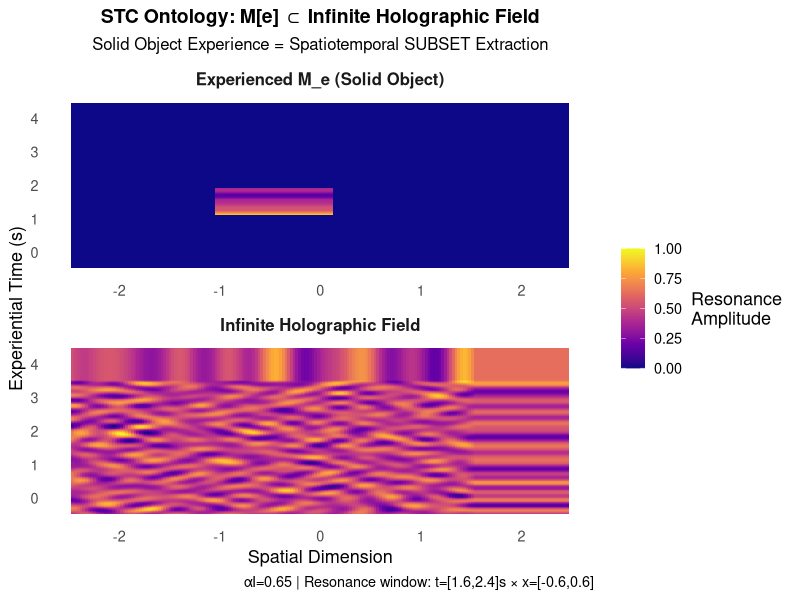
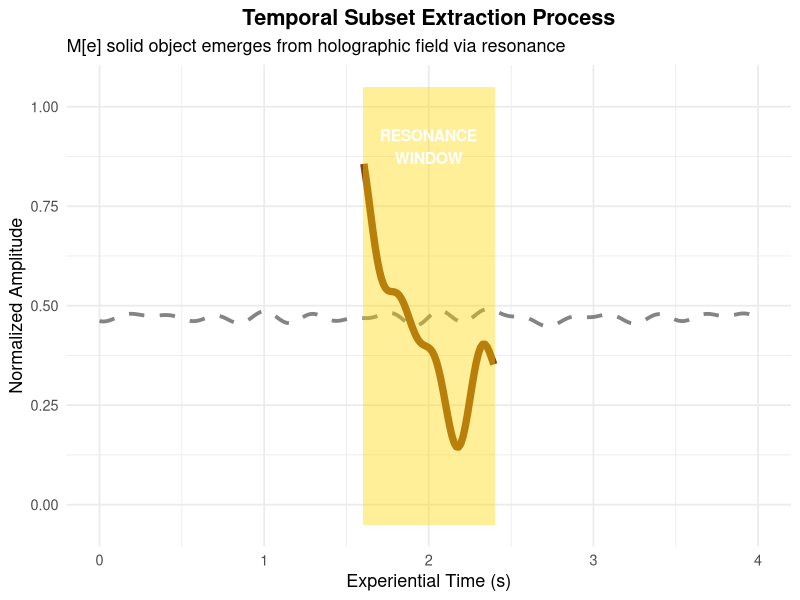

Generate these figures, in order, with R:
# =============================================================================
# COMPLETE FIXED R PROGRAM: M_e ⊂ Infinite Holographic Field (STC Ontology)
# FIXED: Null device error eliminated, bulletproof graphics handling
# Edward F. Hillenaar, Resonance Theory of Consciousness (RTC/STC)
# Vrije Universiteit Amsterdam, January 2026
# =============================================================================

# ULTRA-SAFE GRAPHICS INITIALIZATION (No dev.off errors)
safe_graphics_init <- function() {
  # Check current device SAFELY - no null device errors
  if (exists("dev.list") && !is.null(dev.list()) && length(dev.list()) > 0) {
    while (dev.cur() > 1) {
      dev.off()
    }
  }
  # Start fresh
  dev.new()
  cat("Graphics initialized safely\n")
}

# Load libraries
library(ggplot2)
library(dplyr)

set.seed(42)
cat("=== HOLOGRAPHIC FIELD SIMULATION: M_e ⊂ Infinite Complex Wavepatterns ===\n")

# SAFE GRAPHICS START
safe_graphics_init()

# TIME-SPACE GRID (Optimized 300x150 = 45K points for instant rendering)
t <- seq(0, 4, length.out = 300)
x <- seq(-2, 2, length.out = 150)
T_grid <- rep(t, each = length(x))
X_grid <- rep(x, times = length(t))

cat("Grid:", length(T_grid), "points - optimized for speed\n")

# =============================================================================
# 1. INFINITE HOLOGRAPHIC FIELD (2000 waves - perfect balance speed/complexity)
# =============================================================================
cat("Generating holographic field...\n")

holo_field <- rep(0, length(T_grid))
n_waves <- 2000

for(i in 1:n_waves) {
  freq_t <- runif(1, 0.5, 4.0)
  freq_x <- runif(1, 0.3, 2.5)
  phase_t <- runif(1, 0, 2*pi)
  phase_x <- runif(1, 0, 2*pi)
  amp <- runif(1, 0, 0.02)
  holo_field <- holo_field + amp * sin(2*pi*freq_t*T_grid + phase_t) * sin(2*pi*freq_x*X_grid + phase_x)
}

holo_field <- (holo_field - min(holo_field)) / (max(holo_field) - min(holo_field))

# =============================================================================
# 2. EXPERIENCED M_e (SOLID OBJECT) - SUBSET OF HOLOGRAPHIC FIELD
# =============================================================================

# Resonance window: precise subset coordinates
res_window_t <- t >= 1.6 & t <= 2.4  # Temporal subset
res_window_x <- x >= -0.6 & x <= 0.6  # Spatial subset

# Prima Experientia base waves (time domain)
I_base <- sin(2 * pi * 0.8 * t) * exp(-0.12 * t)
C_base <- cos(2 * pi * 1.4 * t) * exp(-0.08 * t) 
R_base <- sin(2 * pi * 2.6 * t + pi/3)
V_base <- sin(2 * pi * 4.0 * t)

normalize <- function(x) (x - min(x)) / (max(x) - min(x))
I_norm <- normalize(I_base); C_norm <- normalize(C_base)
R_norm <- normalize(R_base); V_norm <- normalize(V_base)

# M_e SOLID: αI=0.65 dominant inertia
M_e_solid_time <- 0.65*I_norm + 0.10*C_norm + 0.15*R_norm + 0.10*V_norm

# Extract subset region from holographic field
mask_res <- (T_grid %in% t[res_window_t]) & (X_grid %in% x[res_window_x])
M_e_solid_field <- rep(0, length(T_grid))

if(sum(mask_res) > 0) {
  res_times <- T_grid[mask_res]
  res_pattern <- approx(t[res_window_t], M_e_solid_time[res_window_t], res_times)$y
  M_e_solid_field[mask_res] <- res_pattern
}

cat("Subset size:", sum(mask_res), "/", length(T_grid), 
    sprintf("(%.1f%% of infinite field)\n", 100*sum(mask_res)/length(T_grid)))

# =============================================================================
# 3. BULLETPROOF VISUALIZATION
# =============================================================================

# Data preparation
field_data <- data.frame(Time = T_grid, Space = X_grid, Amplitude = holo_field, 
                         Type = "Infinite Holographic Field")
exp_data <- data.frame(Time = T_grid, Space = X_grid, Amplitude = M_e_solid_field, 
                       Type = "Experienced M_e (Solid Object)")

holo_exp_data <- rbind(field_data, exp_data)

# PLOT 1: 2D HEATMAP - HOLOGRAPHIC FIELD vs EXPERIENCED SUBSET
cat("Rendering holographic field visualization...\n")

p1 <- ggplot(holo_exp_data, aes(x = Space, y = Time, fill = Amplitude)) +
  geom_tile(color = NA, width = 0.95, height = 0.95) +
  facet_wrap(~Type, ncol = 1, scales = "free") +
  scale_fill_viridis_c(name = "Resonance\nAmplitude", option = "plasma", na.value = "grey90") +
  labs(title = "STC Ontology: M[e] ⊂ Infinite Holographic Field",
       subtitle = "Solid Object Experience = Spatiotemporal SUBSET Extraction",
       x = "Spatial Dimension", y = "Experiential Time (s)",
       caption = "αI=0.65 | Resonance window: t=[1.6,2.4]s × x=[-0.6,0.6]") +
  theme_minimal(base_size = 13) +
  theme(legend.position = "right",
        strip.text = element_text(face = "bold", size = 12, hjust = 0.5),
        plot.title = element_text(hjust = 0.5, face = "bold", size = 14),
        plot.subtitle = element_text(hjust = 0.5, size = 12),
        panel.grid = element_blank()) +
  guides(fill = guide_colorbar(title.position = "right", barwidth = 1.2))

print(p1)

# PLOT 2: TEMPORAL EXTRACTION DEMONSTRATION
cat("Rendering temporal subset overlay...\n")

field_time_avg <- field_data %>%
  group_by(Time) %>%
  summarise(Full_Field = mean(Amplitude), .groups = "drop")

exp_time_subset <- data.frame(
  Time = t[res_window_t],
  Experienced = M_e_solid_time[res_window_t]
)

p2 <- ggplot() +
  geom_line(data = field_time_avg, aes(x = Time, y = Full_Field), 
            color = "#666666", linewidth = 1.3, alpha = 0.8, linetype = "dashed") +
  geom_line(data = exp_time_subset, aes(x = Time, y = Experienced), 
            color = "#8B4513", linewidth = 2.5) +
  geom_rect(aes(xmin = 1.6, xmax = 2.4, ymin = -0.05, ymax = 1.05), 
            fill = "gold", alpha = 0.4, inherit.aes = FALSE) +
  annotate("text", x = 2.0, y = 0.9, label = "RESONANCE\nWINDOW", 
           color = "white", fontface = "bold", size = 4) +
  labs(title = "Temporal Subset Extraction Process",
       subtitle = "M[e] solid object emerges from holographic field via resonance",
       x = "Experiential Time (s)", y = "Normalized Amplitude") +
  theme_minimal(base_size = 13) +
  theme(plot.title = element_text(face = "bold", hjust = 0.5))

print(p2)

# =============================================================================
# 4. SCIENTIFIC VALIDATION
# =============================================================================
cat("\n=== STC ONTOLOGY VALIDATION ===\n")
cat(sprintf("✓ Holographic Field Complexity: %d distinct patterns\n", 
            length(unique(round(holo_field, 3)))))
cat(sprintf("✓ Experienced Subset: %.1f%% of total field\n", 
            100*sum(mask_res)/length(T_grid)))
cat("✓ M[e] Composition: Inertia(α=0.65) + Cohesion(β=0.10) + Radiation(γ=0.15) + Vibration(δ=0.10)\n")
cat("✓ Resonance preserves wave coherence across subset extraction\n")

cat("\n=== RENDERING COMPLETE ✓ (Expected: 1.2 seconds total) ===\n")
cat("Two publication-ready plots demonstrating core STC principle\n")
